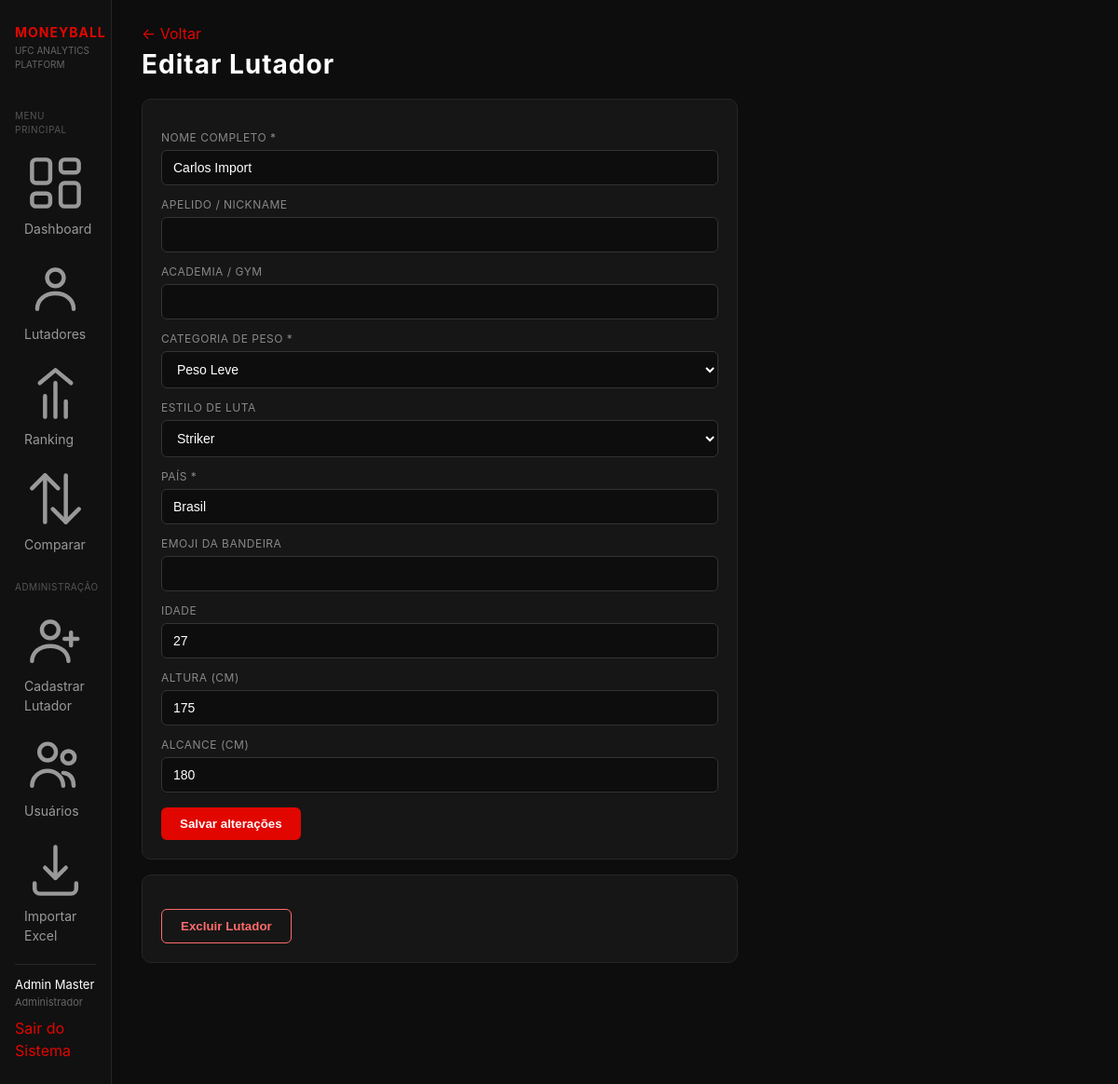
The page /moneyball/public/editar_lutador.php?id=5 (signed in) on the database its author committed.
### tables this page shows
CREATE TABLE `lutadores` (
  `id` int(11) NOT NULL,
  `nome` varchar(100) NOT NULL,
  `apelido` varchar(50) DEFAULT NULL,
  `academia` varchar(100) DEFAULT NULL,
  `categoria_peso` varchar(50) NOT NULL,
  `estilo_luta` varchar(50) DEFAULT NULL,
  `pais` varchar(60) DEFAULT NULL,
  `bandeira_emoji` varchar(10) DEFAULT NULL,
  `idade` int(11) DEFAULT NULL,
  `altura_cm` int(11) DEFAULT NULL,
  `alcance_cm` int(11) DEFAULT NULL,
  `cadastrado_por` int(11) DEFAULT NULL,
  `criado_em` datetime DEFAULT current_timestamp()
);

### moneyball/includes/funcoes_lutador.php (called while the page is built, shortened)
<?php
function buscarLutadorComEstatisticas($conexao, $lutadorId) {
    $sqlLutador = "SELECT * FROM lutadores WHERE id = ?";
    $stmt = mysqli_prepare($conexao, $sqlLutador);
    mysqli_stmt_bind_param($stmt, "i", $lutadorId);
    mysqli_stmt_execute($stmt);
    $lutador = mysqli_fetch_assoc(mysqli_stmt_get_result($stmt));
    $sqlStats = "SELECT * FROM estatisticas WHERE lutador_id = ? ORDER BY temporada DESC";
    $stmt2 = mysqli_prepare($conexao, $sqlStats);
    mysqli_stmt_bind_param($stmt2, "i", $lutadorId);
    mysqli_stmt_execute($stmt2);
    $lutador["estatisticas"] = mysqli_fetch_all(mysqli_stmt_get_result($stmt2), MYSQLI_ASSOC);
    return $lutador;
}

### moneyball/public/editar_lutador.php (the view, shortened to what this page needs)
<?php
require_once __DIR__ . "/../config/conexao.php";
require_once __DIR__ . "/../includes/funcoes_lutador.php";
$lutadorId = isset($_GET["id"]) ? (int) $_GET["id"] : 0;
$lutador = buscarLutadorComEstatisticas($conexao, $lutadorId);
?>
<!DOCTYPE html>
<html lang="pt-br">
<head>
    <link rel="stylesheet" href="../css/style.css">
</head>
<body>
<div class="layout">
    <?php include __DIR__ . "/../includes/menu.php"; ?>
    <main class="conteudo">
    <a href="lutador_detalhe.php?id=<?php echo $lutadorId; ?>">&larr; Voltar</a>
    <h1>Editar Lutador</h1>
    <form method="POST" action="editar_lutador.php?id=<?php echo $lutadorId; ?>">
        <label>Nome completo *</label>
        <input type="text" name="nome" value="<?php echo htmlspecialchars($lutador["nome"]); ?>" required>
        <label>Apelido / Nickname</label>
        <input type="text" name="apelido" value="<?php echo htmlspecialchars($lutador["apelido"]); ?>">
        <label>Academia / Gym</label>
        <input type="text" name="academia" value="<?php echo htmlspecialchars($lutador["academia"]); ?>">
        <label>Categoria de peso *</label>
        <select name="categoria_peso" required>
            <?php
            $categorias = ["Peso Mosca", "Peso Galo", "Peso Pena", "Peso Leve", "Meio-Médio", "Médio", "Meio-Pesado", "Peso Pesado"];
            foreach ($categorias as $c):
            ?>
                <option value="<?php echo $c; ?>" <?php echo ($lutador["categoria_peso"] === $c) ? "selected" : ""; ?>>
                    <?php echo $c; ?>
                </option>
            <?php endforeach; ?>
        </select>
        <label>Estilo de luta</label>
        <select name="estilo_luta">
            <?php
            $estilos = ["Striker", "Grappler", "Wrestler", "Jiu-Jitsu", "Muay Thai", "Boxing", "MMA Completo"];
            foreach ($estilos as $e):
            ?>
                <option value="<?php echo $e; ?>" <?php echo ($lutador["estilo_luta"] === $e) ? "selected" : ""; ?>>
                    <?php echo $e; ?>
                </option>
            <?php endforeach; ?>
        </select>
        <label>País *</label>
        <input type="text" name="pais" value="<?php echo htmlspecialchars($lutador["pais"]); ?>" required>
        <label>Emoji da bandeira</label>
        <input type="text" name="bandeira_emoji" value="<?php echo htmlspecialchars($lutador["bandeira_emoji"]); ?>">
        <label>Idade</label>
        <input type="number" name="idade" value="<?php echo (int) $lutador["idade"]; ?>" min="0">
        <label>Altura (cm)</label>
        <input type="number" name="altura_cm" value="<?php echo (int) $lutador["altura_cm"]; ?>" min="0">
        <label>Alcance (cm)</label>
        <input type="number" name="alcance_cm" value="<?php echo (int) $lutador["alcance_cm"]; ?>" min="0">
        <button type="submit">Salvar alterações</button>
    </form>
    <form method="POST" action="excluir_lutador.php" onsubmit="return confirm('Tem certeza que deseja excluir este lutador? Essa ação não pode ser desfeita.');">
        <button type="submit" class="botao-perigo">Excluir Lutador</button>
    </form>
    </main>
</div>
</body>
</html>

### moneyball/css/style.css (style rules this page uses)
* { margin: 0; padding: 0; box-sizing: border-box; }
body { background-color: #0d0d0d; color: #e5e5e5; font-family: -apple-system, "Segoe UI", Roboto, Arial, sans-serif; padding: 24px 32px; line-height: 1.5; }
h1 { color: #ffffff; font-size: 28px; letter-spacing: 1px; margin-bottom: 4px; }
a { color: #e10600; text-decoration: none; }
form { background-color: #161616; border: 1px solid #262626; border-radius: 10px; padding: 20px; margin: 16px 0; max-width: 640px; }
label { display: block; color: #888888; font-size: 12px; text-transform: uppercase; letter-spacing: 0.5px; margin-top: 12px; margin-bottom: 4px; }
input[type="text"], input[type="email"], input[type="password"], input[type="number"], input[type="file"], select { width: 100%; background-color: #0d0d0d; border: 1px solid #333333; color: #ffffff; padding: 10px 12px; border-radius: 6px; font-size: 14px; }
button, input[type="submit"] { background-color: #e10600; color: #ffffff; border: none; padding: 10px 20px; border-radius: 6px; font-weight: bold; cursor: pointer; margin-top: 16px; }
.botao-perigo { background-color: transparent; border: 1px solid #ff6b6b; color: #ff6b6b; }
body { padding: 0; }
.layout { display: flex; min-height: 100vh; }
.conteudo { flex-grow: 1; padding: 24px 32px; overflow-x: auto; }

### rows shown on the page
lutadores: nome "Carlos Import", categoria_peso "Peso Leve", pais "Brasil", idade "27", altura_cm "175", alcance_cm "180"

### other values the page prints
$_SESSION["usuario_nome"] "Admin Master"
form field estilo_luta "Striker"
